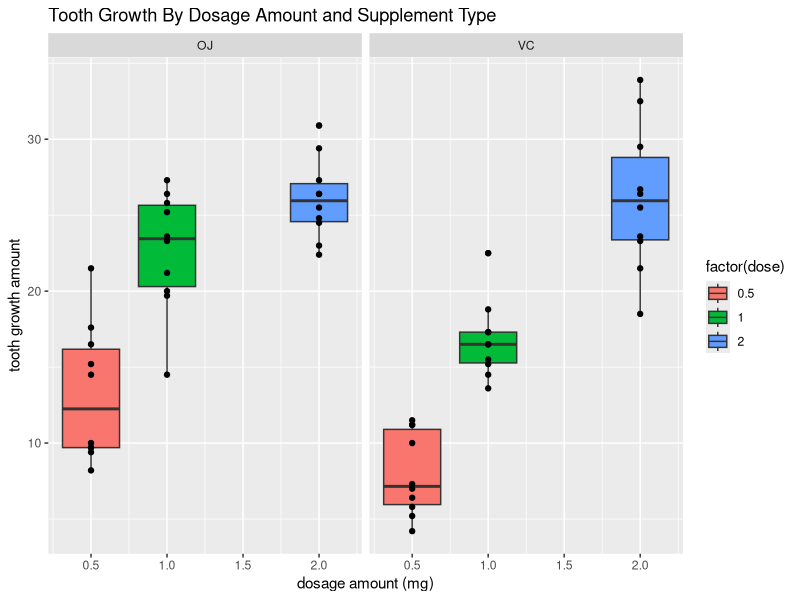

Recreate this plot in R.
## ---- chunk 1
# load dataset
data(ToothGrowth)
# display a summary of the dataset
str(ToothGrowth)
# display the first five rows of the dataset
head(ToothGrowth)
## ---- chunk 2
library(ggplot2)
# initialize plot
g <- ggplot(data=ToothGrowth, aes(x = dose, y = len))
# generate boxplot and add data points to boxplot
g <- g + geom_boxplot(aes(fill = factor(dose))) + geom_point()
# generate boxplots for each supplement type ("supp")
g <- g + facet_grid(.~supp)
# add plot title and x, y axis labels
g <- g + labs(title = "Tooth Growth By Dosage Amount and Supplement Type", 
              x = "dosage amount (mg)", y = "tooth growth amount")
# show plot
g
## ---- chunk 3
# define tooth growth data where the dosage level equals 0.5 mg
ToothGrowth_subset <- subset(ToothGrowth, ToothGrowth$dose %in% c(0.5))
# run two-sample t-test
t.test(len~supp, data = ToothGrowth_subset, alternative="greater")
## ---- chunk 4
# define tooth growth data where the dosage level equals 1.0 mg
ToothGrowth_subset <- subset(ToothGrowth, ToothGrowth$dose %in% c(1))
# run two-sample t-test
t.test(len~supp, data = ToothGrowth_subset, alternative="greater")
## ---- chunk 5
# define tooth growth data where the dosage level equals 2.0 mg
ToothGrowth_subset <- subset(ToothGrowth, ToothGrowth$dose %in% c(2))
# run two-sample t-test
t.test(len~supp, data = ToothGrowth_subset, alternative="greater")
